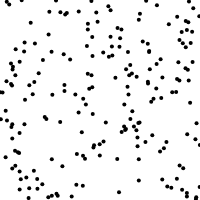
Frame 1 (no input)
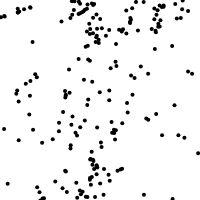
Frame 60 (no input)
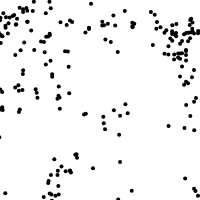
Frame 120 (the mouse pressed at the canvas centre since frame 60)

The p5.js sketch that drew these frames (run headless with seeded random() and noise() and a simulated clock; from frame 60 on, the mouse is pressed at the canvas centre):

// p5.js sketch
// ── sketch.js
var increment = 0.1; // Amount of change
var scl = 10;
var cols, rows;

var zoff = 0;

var fr;

var particles = [];
var flowField;

function setup() {
  // put setup code here
  createCanvas(200, 200);
  cols = floor(width / scl);
  rows = floor(height / scl);
  fr = createP('');

  flowField = new Array(cols * rows);

  for (let i = 0; i < 200; i++) {
    particles[i] = new Particle();
  }
}

function draw() {
  background(255);
  var yoff = 0;
  for (let y = 0; y < rows; y++) {
    var xoff = 0; // Reset xoffset for each row
    for (let x = 0; x < cols; x++) {
      var index = x + y * cols;
      var angle = noise(xoff, yoff, zoff) * TWO_PI;
      var v = p5.Vector.fromAngle(angle);
      v.setMag(0.1);

      flowField[index] = v;

      xoff += increment;

      stroke(0, 50);

      // // Draw a bunch of lines
      // push();
      // translate(x * scl, y * scl);
      // rotate(v.heading());
      // line(0, 0, scl, 0);
      // strokeWeight(1);
      // pop();
    }
    yoff += increment; // Increment after each row
    zoff += 0.0003; // Increment over time
  }

  for (let i = 0; i < particles.length; i++) {
    particles[i].follow(flowField);
    particles[i].update();
    particles[i].show();
    particles[i].edges();
  }

  fr.html(floor(frameRate()));
}

// ── particle.js
function Particle() {
  this.pos = createVector(random(width), random(height));
  this.vel = createVector(0, 0);
  this.acc = createVector(0, 0);
  this.maxSpeed = 2;

  this.update = function() {
    this.vel.add(this.acc);
    this.vel.limit(this.maxSpeed);
    this.pos.add(this.vel);
    this.acc.mult(0);
  };

  this.follow = function(vectors) {
    var x = floor(this.pos.x / scl);
    var y = floor(this.pos.y / scl);
    var index = x + y * cols;
    var force = vectors[index];
    this.applyForce(force);
  };

  this.applyForce = function(force) {
    this.acc.add(force);
  };

  this.show = function() {
    stroke(0);
    strokeWeight(4);
    point(this.pos.x, this.pos.y);
  };

  this.edges = function() {
    if (this.pos.x > width) this.pos.x = 0;
    if (this.pos.x < 0) this.pos.x = width;
    if (this.pos.y > height) this.pos.y = 0;
    if (this.pos.y < 0) this.pos.y = height;
  };
}
